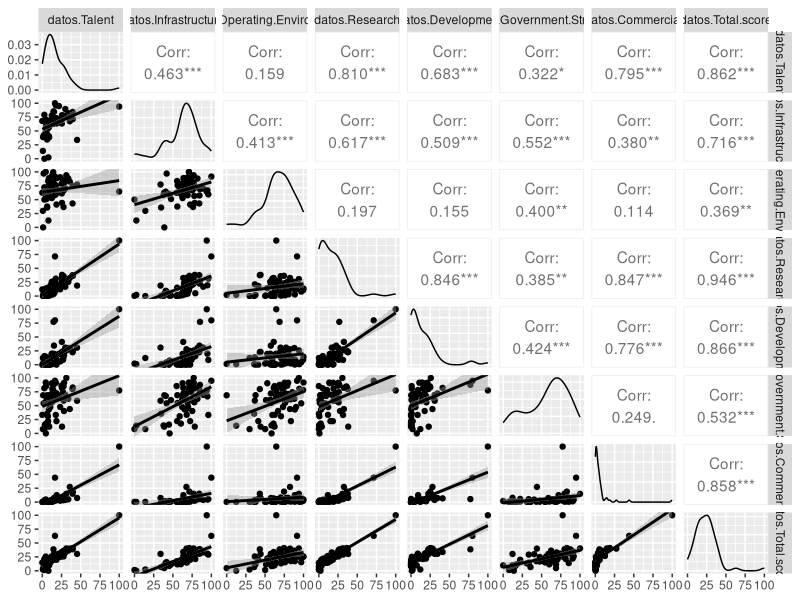

The R script that drew this image:
## ---- chunk 1
knitr::opts_chunk$set(echo = FALSE)

#Instalación de las libreriás requeridas
library(ggplot2)
library(dplyr)
library(GGally)
library(xtable)
library(readr)
## ---- chunk 2
knitr::opts_chunk$set(echo = FALSE)

#Organización en dataframes

AI_index_db <- read_csv("AI_index_db.csv")

datos <- data.frame(AI_index_db)

num <- data.frame(datos $Talent, datos $Infrastructure, datos $Operating.Environment, datos $Research, datos $Development, datos $Government.Strategy, datos $Commercial, datos $Total.score)

numeric_data <- data.frame(Commercial = datos$Commercial, Research = datos$Research, Talent = datos$Talent, Total_Score = datos$Total.score)
## ---- chunk 3

#Generación de dataframe de los datos de las variables
variables <- data.frame(
  Variable = c("Country", "Talent", "Infraestructure", "Operating Enviroment", "Research", "Development", "Government Strategy", "Commercial", "Total Score", "Region", "Cluster", "Income Group", "Political Regime"),
  Clasificacion = c("Cualitativa", "Cuantitativa", "Cuantitativa", "Cuantitativa", "Cuantitativa", "Cuantitativa", "Cuantitativa", "Cuantitativa", "Cuantitativa", "Cualitativa", "Cualitativa", "Cualitativa", "Cualitativa"),
  Categorizacion = c("Nominal", "Continua", "Continua", "Continua", "Continua", "Continua", "Continua", "Continua", "Continua", "Nominal", "Nominal", "Ordinal", "Nominal"),
  Descripcion = c(
    "Nombre del país donde se evalúa el AI Global Index.",
    "Indicador de disponibilidad de profesionales calificados para la provisión de soluciones de inteligencia artificial.",
    "Indicador de fiabilidad y la escala de la infraestructura de acceso, desde la electricidad e Internet, hasta las capacidades de superintarmética.",
    "Indicador del contexto regulatorio y la opinión pública en torno a la inteligencia artificial.",
    "Indicador del alcance de la investigación especializada y los investigadores; investigando la cantidad de publicaciones y citas en revistas académicas creíbles.",
    "Indicador de desarrollo de plataformas y algoritmos fundamentales en los que se basan los proyectos innovadores de inteligencia artificial.",
    "Indicador de la profundidad del compromiso del gobierno nacional con la inteligencia artificial; investigando los compromisos de gasto y las estrategias nacionales.",
    "Indicador del nivel de actividad de puesta en marcha, inversión e iniciativas comerciales basadas en la inteligencia artificial.",
    "Indicador AI Global Index que compara a las naciones en su nivel de inversión, innovación e implementación de la inteligencia artificial.",
    "Agrupacion de países según su localización geográfica en regiones.",
    "Agrupación de países según su historia de incursión en el desarrollo de tecnología relacionada con la Inteligencia Artificial.",
    "Nivel de ingresos presentado en el país.",
    "Tipo de régimen político presentado en el país."
  )
)

# Ajuste del diseño de la tabla
cat("\\renewcommand{\\arraystretch}{1.5}\n")
cat("\\begin{footnotesize}")
knitr::kable(variables, 
             caption = "Variables y su clasificación", 
             format = "latex", 
             booktabs = TRUE, 
             longtable = TRUE,
             col.names = c("Variable", "Clasificación", "Categorización", "Descripción"),
             align = c("l", "l", "l", "p{8cm}"))
cat("\\end{footnotesize}")
cat("\\renewcommand{\\arraystretch}{1}\n")

## ---- chunk 4
figura1 <- ggpairs(num, lower = list(continuous = "smooth"))
ggsave("figura1.png", plot = figura1, width = 7, height = 7, dpi = 300)
## ---- chunk 5

# Cálculo de las estadísticas
custom_stats <- function(x, total_score = NULL) {
  x <- x[!is.na(x)]
  n <- length(x)
  mean_val <- round(mean(x), 3)
  
  # Cálculo de la moda
  freq_table <- table(x)
  mode_val <- as.numeric(names(freq_table)[freq_table == max(freq_table)])
  if (length(mode_val) > 3) {
    mode_text <- "> 3 modas"
  } else {
    mode_text <- paste(round(mode_val, 3), collapse = ", ")
  }
  std_dev <- round(sd(x), 3)
  min_val <- round(min(x), 3)
  q1 <- round(quantile(x, 0.25), 3)
  median_val <- round(median(x), 3)
  q3 <- round(quantile(x, 0.75), 3)
  max_val <- round(max(x), 3)
  range_val <- round(max_val - min_val, 3)
  iqr <- round(q3 - q1, 3)
  cv <- round((std_dev / mean_val) * 100, 3)
  cov_val <- if (!is.null(total_score)) round(cov(x, total_score, use = "complete.obs"), 3) else NA
  cor_val <- if (!is.null(total_score)) round(cor(x, total_score, use = "complete.obs"), 3) else NA

  stats_df <- data.frame(
    Statistic = c("Media", "Moda", "Desviación estándar", "Mínimo", "Q1", "Mediana", "Q3", "Máximo", "Rango", "IQR", "CV", "Covarianza - Total Score", "Correlación lineal - Total Score"),
    Value = c(mean_val, mode_text, std_dev, min_val, q1, median_val, q3, max_val, range_val, iqr, cv, cov_val, cor_val),
    row.names = NULL
  )
  return(stats_df)
}

commercial_stats <- custom_stats(numeric_data$Commercial, numeric_data$Total_Score)
talent_stats <- custom_stats(numeric_data$Talent, numeric_data$Total_Score)
research_stats <- custom_stats(numeric_data$Research, numeric_data$Total_Score)
total_score_stats <- custom_stats(numeric_data$Total_Score)

stats_df <- data.frame(
  Estadísticas = commercial_stats$Statistic,
  Índice_Commerce = commercial_stats$Value,
  Índice_Talent = talent_stats$Value,
  Índice_Research = research_stats$Value,
  Índice_Total_Score = total_score_stats$Value
)

rownames(stats_df) <- stats_df$Statistic
stats_df$Statistic <- NULL


#Ajuste del diseño de la tabla
cat("\\renewcommand{\\arraystretch}{1.5}\n")
cat("\\begin{footnotesize}")
knitr::kable(stats_df, caption = "Estadísticas descriptivas por variable",
             format = "latex", 
             booktabs = TRUE,
             longtable = TRUE,
             digits = 2)
cat("\\end{footnotesize}")
cat("\\renewcommand{\\arraystretch}{1}\n")

